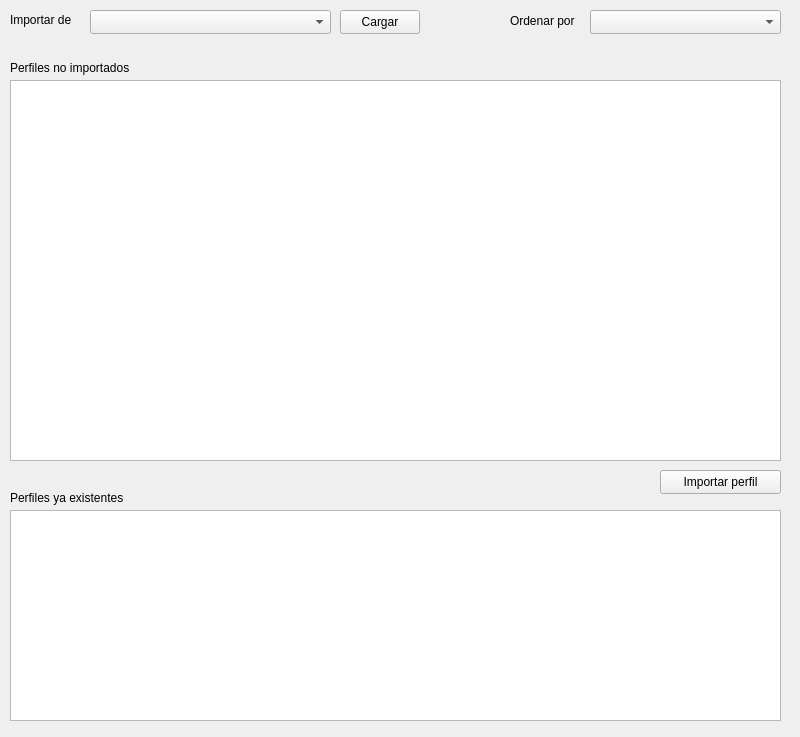
<?xml version="1.0" encoding="UTF-8"?>
<ui version="4.0">
 <class>Form</class>
 <widget class="QWidget" name="Form">
  <property name="geometry">
   <rect>
    <x>0</x>
    <y>0</y>
    <width>800</width>
    <height>737</height>
   </rect>
  </property>
  <property name="windowTitle">
   <string>Form</string>
  </property>
  <widget class="QLabel" name="label">
   <property name="geometry">
    <rect>
     <x>10</x>
     <y>10</y>
     <width>71</width>
     <height>20</height>
    </rect>
   </property>
   <property name="text">
    <string>Importar de</string>
   </property>
  </widget>
  <widget class="QComboBox" name="importFromComboBox">
   <property name="geometry">
    <rect>
     <x>90</x>
     <y>10</y>
     <width>241</width>
     <height>24</height>
    </rect>
   </property>
  </widget>
  <widget class="QTableView" name="noImportedTableView">
   <property name="geometry">
    <rect>
     <x>10</x>
     <y>80</y>
     <width>771</width>
     <height>381</height>
    </rect>
   </property>
   <property name="selectionMode">
    <enum>QAbstractItemView::SingleSelection</enum>
   </property>
   <property name="selectionBehavior">
    <enum>QAbstractItemView::SelectRows</enum>
   </property>
   <attribute name="verticalHeaderVisible">
    <bool>true</bool>
   </attribute>
  </widget>
  <widget class="QLabel" name="label_2">
   <property name="geometry">
    <rect>
     <x>10</x>
     <y>60</y>
     <width>241</width>
     <height>16</height>
    </rect>
   </property>
   <property name="text">
    <string>Perfiles no importados</string>
   </property>
  </widget>
  <widget class="QLabel" name="label_3">
   <property name="geometry">
    <rect>
     <x>10</x>
     <y>490</y>
     <width>141</width>
     <height>16</height>
    </rect>
   </property>
   <property name="text">
    <string>Perfiles ya existentes</string>
   </property>
  </widget>
  <widget class="QTableView" name="alreadyImportedTableView">
   <property name="geometry">
    <rect>
     <x>10</x>
     <y>510</y>
     <width>771</width>
     <height>211</height>
    </rect>
   </property>
   <property name="selectionMode">
    <enum>QAbstractItemView::SingleSelection</enum>
   </property>
   <property name="selectionBehavior">
    <enum>QAbstractItemView::SelectRows</enum>
   </property>
  </widget>
  <widget class="QPushButton" name="importPushButton">
   <property name="geometry">
    <rect>
     <x>660</x>
     <y>470</y>
     <width>121</width>
     <height>24</height>
    </rect>
   </property>
   <property name="text">
    <string>Importar perfil</string>
   </property>
  </widget>
  <widget class="QPushButton" name="loadPushButton">
   <property name="geometry">
    <rect>
     <x>340</x>
     <y>10</y>
     <width>80</width>
     <height>24</height>
    </rect>
   </property>
   <property name="text">
    <string>Cargar</string>
   </property>
  </widget>
  <widget class="QLabel" name="label_4">
   <property name="geometry">
    <rect>
     <x>510</x>
     <y>10</y>
     <width>91</width>
     <height>21</height>
    </rect>
   </property>
   <property name="text">
    <string>Ordenar por</string>
   </property>
  </widget>
  <widget class="QComboBox" name="sortByComboBox">
   <property name="geometry">
    <rect>
     <x>590</x>
     <y>10</y>
     <width>191</width>
     <height>24</height>
    </rect>
   </property>
  </widget>
 </widget>
 <resources/>
 <connections/>
</ui>
